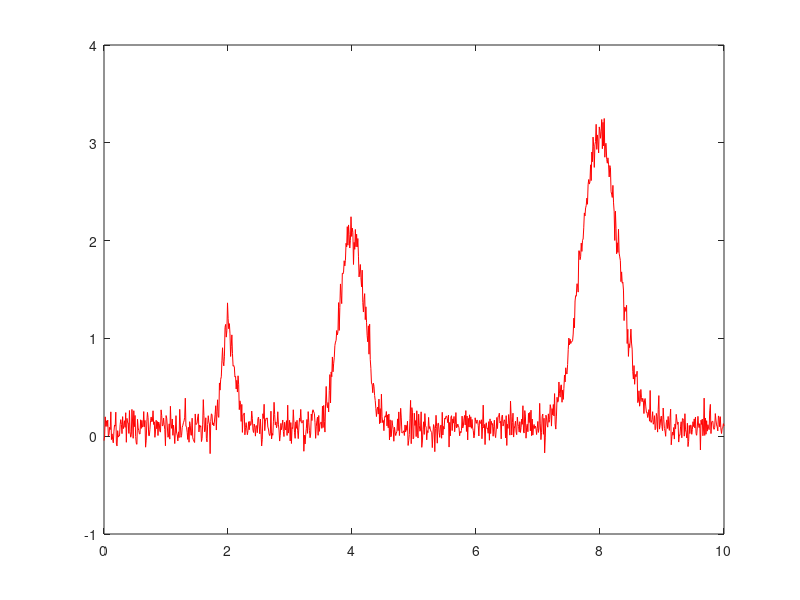

The MATLAB source for this figure: (Note: this script raises an error after producing the figure.)
%% generate data
x=linspace(0,10,1000);

baseline=0.10;
A=[1 2 3];
x0=[2 4 8];
sigma=[0.1 0.2 0.3];

y=zeros(size(x));
for k=1:numel(A)
    y=y+A(k)*exp(-(x-x0(k)).^2/(2*sigma(k)^2));
end
y=y+baseline;

y=y+0.1*randn(size(y));

plot(x,y,'r');

%% setup and use Curve object
object=SMASH.CurveFit.Curve;

gaussian=SMASH.CurveFit.makePeak('gaussian');
background=SMASH.CurveFit.makeBackground('constant');

object=add(object,background,[]);

object=add(object,gaussian,[2.1 0.075],...
    'lower',[1 0.05],'upper',[3 0.2]);

object=add(object,gaussian,[3.9 0.225],...
    'lower',[3 0.1],'upper',[5 0.3]);

object=add(object,gaussian,[7.5 0.25],...
    'lower',[7 0.2],'upper',[9 0.4]);

%options=optimset('Display','iter');
options=optimset();
object=fit(object,[x(:) y(:)],options);

summarize(object);
report=summarize(object);
line(x,evaluate(object,x),...
    'Color','k','LineWidth',2);

label=sprintf('x0=%.3f\nsigma=%.3f',...
    report(2).Parameter(1),report(2).Parameter(2));
text(report(2).Parameter(1),1.5,label,...
    'HorizontalAlignment','center');

label=sprintf('x0=%.3f\nsigma=%.3f',...
    report(3).Parameter(1),report(3).Parameter(2));
text(report(3).Parameter(1),2.5,label,...
    'HorizontalAlignment','center');

label=sprintf('x0=%.3f\nsigma=%.3f',...
    report(4).Parameter(1),report(4).Parameter(2));
text(report(4).Parameter(1),3.5,label,...
    'HorizontalAlignment','center');

ylim([-0.5 4]);

%%
report=analyze(object,[x(:) y(:)],10e3);
confidence(report);